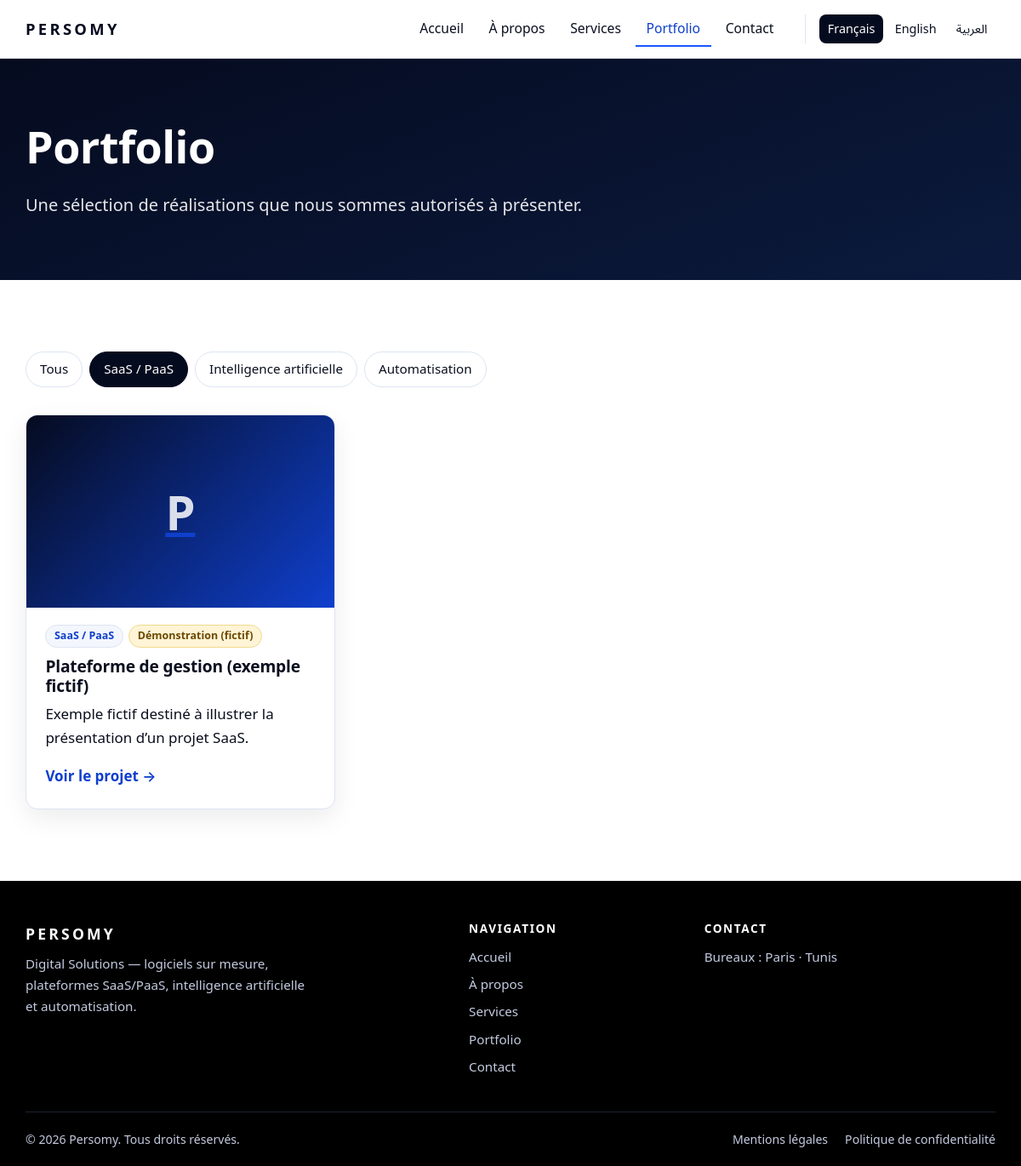
The app's page /fr/portfolio?category=saas-paas with its own data.
### tables this page shows
CREATE TABLE IF NOT EXISTS page_translations (
  id INT UNSIGNED NOT NULL AUTO_INCREMENT,
  page_id INT UNSIGNED NOT NULL,
  locale VARCHAR(5) NOT NULL,
  title VARCHAR(200) NOT NULL DEFAULT '',
  meta_title VARCHAR(200) NOT NULL DEFAULT '',
  meta_description VARCHAR(320) NOT NULL DEFAULT '',
  intro TEXT NULL,
  content MEDIUMTEXT NULL,
  PRIMARY KEY (id),
  UNIQUE KEY uq_page_locale (page_id, locale),
  CONSTRAINT fk_page_tr_page FOREIGN KEY (page_id) REFERENCES pages (id) ON DELETE CASCADE
);

CREATE TABLE IF NOT EXISTS project_category_translations (
  id INT UNSIGNED NOT NULL AUTO_INCREMENT,
  category_id INT UNSIGNED NOT NULL,
  locale VARCHAR(5) NOT NULL,
  name VARCHAR(150) NOT NULL DEFAULT '',
  PRIMARY KEY (id),
  UNIQUE KEY uq_category_locale (category_id, locale),
  CONSTRAINT fk_cat_tr_category FOREIGN KEY (category_id) REFERENCES project_categories (id) ON DELETE CASCADE
);

CREATE TABLE IF NOT EXISTS project_translations (
  id INT UNSIGNED NOT NULL AUTO_INCREMENT,
  project_id INT UNSIGNED NOT NULL,
  locale VARCHAR(5) NOT NULL,
  title VARCHAR(200) NOT NULL DEFAULT '',
  summary VARCHAR(500) NOT NULL DEFAULT '',
  description TEXT NULL,
  problem TEXT NULL,
  solution TEXT NULL,
  results TEXT NULL,
  image_alt VARCHAR(200) NOT NULL DEFAULT '',
  PRIMARY KEY (id),
  UNIQUE KEY uq_project_locale (project_id, locale),
  CONSTRAINT fk_project_tr_project FOREIGN KEY (project_id) REFERENCES projects (id) ON DELETE CASCADE
);

CREATE TABLE IF NOT EXISTS projects (
  id INT UNSIGNED NOT NULL AUTO_INCREMENT,
  slug VARCHAR(120) NOT NULL,
  category_id INT UNSIGNED NULL,
  status ENUM('draft','published') NOT NULL DEFAULT 'draft',
  is_demo TINYINT(1) NOT NULL DEFAULT 0,
  featured TINYINT(1) NOT NULL DEFAULT 0,
  main_image VARCHAR(80) NULL,
  sort_order INT NOT NULL DEFAULT 0,
  published_at DATETIME NULL,
  created_at DATETIME NOT NULL DEFAULT CURRENT_TIMESTAMP,
  updated_at DATETIME NOT NULL DEFAULT CURRENT_TIMESTAMP ON UPDATE CURRENT_TIMESTAMP,
  PRIMARY KEY (id),
  UNIQUE KEY uq_projects_slug (slug),
  KEY idx_projects_listing (status, sort_order, published_at),
  KEY idx_projects_category (category_id),
  CONSTRAINT fk_projects_category FOREIGN KEY (category_id) REFERENCES project_categories (id) ON DELETE SET NULL
);

### app/Views/public/portfolio.php (the view, shortened to what the rows shown need)
<section class="page-hero">
    <div class="container">
        <h1<?= lang_attrs($page) ?>><?= e($page['title']) ?></h1>
        <?php if (trim((string) $page['intro']) !== ''): ?><p class="lead"<?= lang_attrs($page) ?>><?= e($page['intro']) ?></p><?php endif; ?>
    </div>
</section>
<section class="section">
    <div class="container">
        <?php if ($categories): ?>
            <nav class="filters" aria-label="<?= e(t('portfolio.filter')) ?>">
                <a class="chip" href="<?= e(lurl('portfolio')) ?>"<?= $selected === null ? ' aria-current="true"' : '' ?>><?= e(t('portfolio.all')) ?></a>
                <?php foreach ($categories as $category): ?>
                    <a class="chip" href="<?= e(lurl('portfolio') . '?category=' . rawurlencode($category['slug'])) ?>"<?= $selected === $category['slug'] ? ' aria-current="true"' : '' ?>><?= e($category['t']['name']) ?></a>
                <?php endforeach; ?>
            </nav>
        <?php endif; ?>
        <?php if (!$projects): ?>
            <p class="empty"><?= e(t('portfolio.empty')) ?></p>
        <?php else: ?>
            <div class="grid grid-3">
                <?php foreach ($projects as $project): ?>
                    <?php require BASE_PATH . '/app/Views/partials/project_card.php'; ?>
                <?php endforeach; ?>
            </div>
        <?php endif; ?>
    </div>
</section>

### app/Views/partials/project_card.php (shortened to what the rows shown need)
<?php
$t = $project['t'];
$demo = (int) $project['is_demo'] === 1;
?>
<article class="card project-card">
    <a class="project-media" href="<?= e(lurl('portfolio/' . $project['slug'])) ?>" tabindex="-1" aria-hidden="true">
        <?php if ($project['main_image']): ?>
            <img src="<?= e('/uploads/projects/' . $project['main_image']) ?>" alt="" loading="lazy" decoding="async" width="640" height="400">
        <?php else: ?>
            <span class="project-placeholder"><?= e(mb_strtoupper(mb_substr($t['title'], 0, 1))) ?></span>
        <?php endif; ?>
    </a>
    <div class="card-body">
        <p class="meta">
            <?php if (!empty($project['category_name'])): ?><span class="tag"><?= e($project['category_name']) ?></span><?php endif; ?>
            <?php if ($demo): ?><span class="tag tag-demo"><?= e(t('common.demo')) ?></span><?php endif; ?>
        </p>
        <h3 class="card-title"<?= lang_attrs($t) ?>>
            <a href="<?= e(lurl('portfolio/' . $project['slug'])) ?>"><?= e($t['title']) ?></a>
        </h3>
        <?php if ($t['summary'] !== ''): ?><p<?= lang_attrs($t) ?>><?= e($t['summary']) ?></p><?php endif; ?>
        <a class="link-arrow" href="<?= e(lurl('portfolio/' . $project['slug'])) ?>">
            <?= e(t('common.view_project')) ?><span class="sr-only"> : <?= e($t['title']) ?></span>
        </a>
    </div>
</article>

### records on screen
page_translations: title "Portfolio", intro "Une sélection de réalisations que nous sommes autorisés à présenter."
project_category_translations: name "SaaS / PaaS"
project_category_translations: name "Intelligence artificielle"
project_category_translations: name "Automatisation"
projects: category_name "SaaS / PaaS"
project_translations: title "P", title "Plateforme de gestion (exemple fictif)", summary "Exemple fictif destiné à illustrer la présentation d’un projet SaaS."

### other values on screen
mb_strtoupper($brandName) "PERSOMY"
t('nav.' . $key) "Accueil"
t('nav.' . $key) "À propos"
t('nav.' . $key) "Services"
t('nav.' . $key) "Portfolio"
t('nav.' . $key) "Contact"
$info['name'] "Français"
$info['name'] "English"
$info['name'] "العربية"
t('portfolio.all') "Tous"
mb_strtoupper($siteName) "PERSOMY"
t('footer.tagline') "Digital Solutions — logiciels sur mesure, plateformes SaaS/PaaS, intelligence artificielle et automatisation."
t('footer.navigate') "NAVIGATION"
t('nav.home') "Accueil"
t('nav.about') "À propos"
